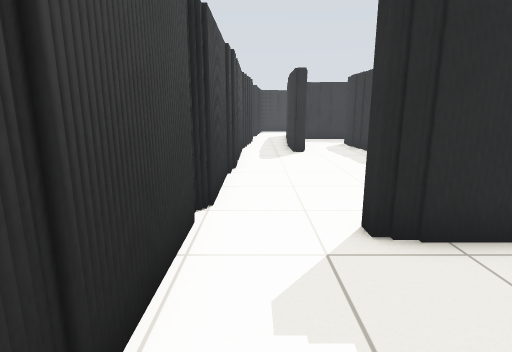
[1] (above)

22 first-person views from a walk through a Gazebo world. The camera is 1 m above the floor, tilts 12° down and sees 80° across. The floor is counted in squares, 0.5 m on a side. Each view is taken from the middle of a square. On the plan, view 1 faces up. The plan holds only what a view shows up to about 17 squares ahead; the rest is blank. The place goes on beyond the plan.

[2]
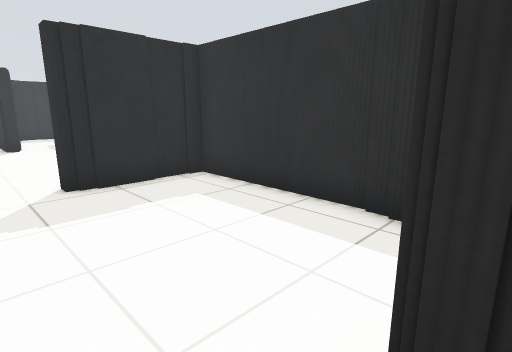

[3]
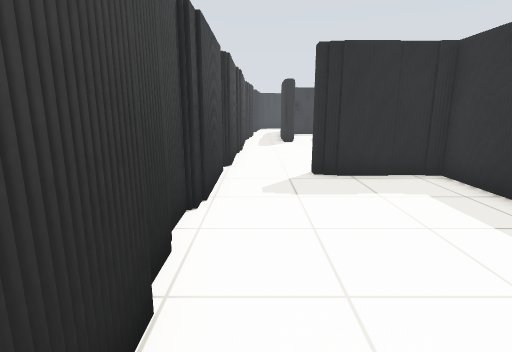

[4]
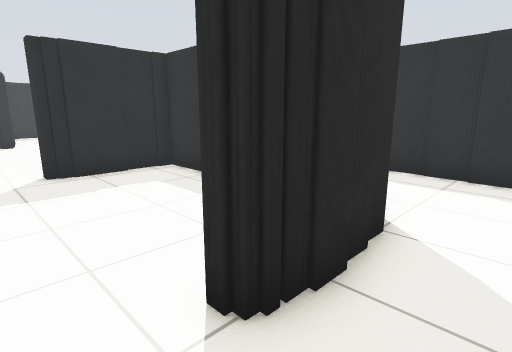

[5]
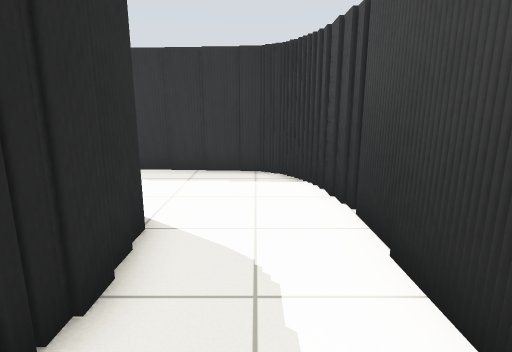

[6]
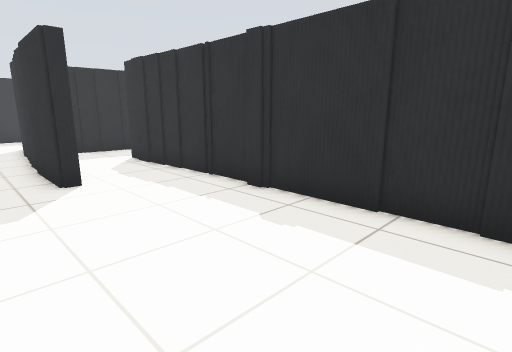

[7]
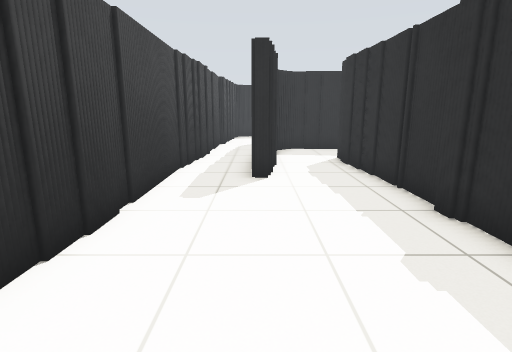

[8]
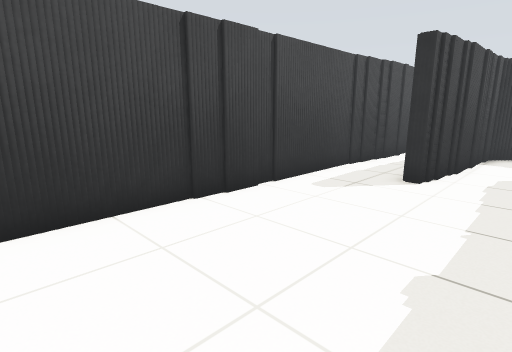

[9]
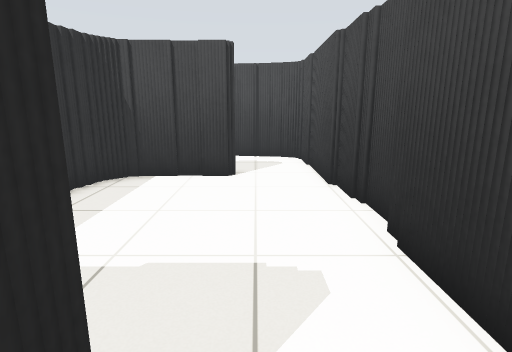

[10]
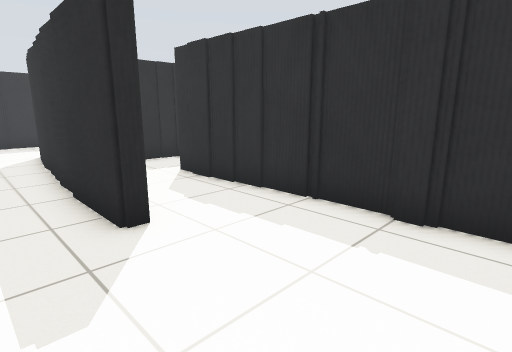

[11]
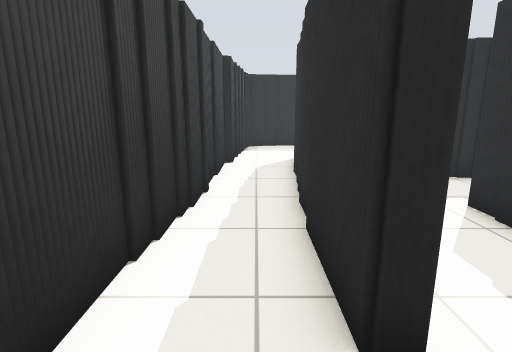

[12]
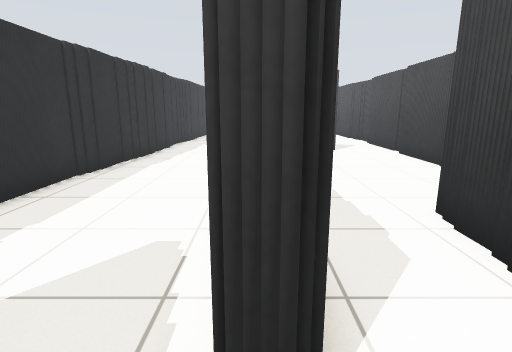

[13]
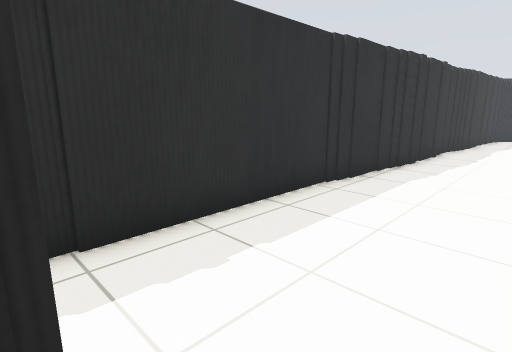

[14]
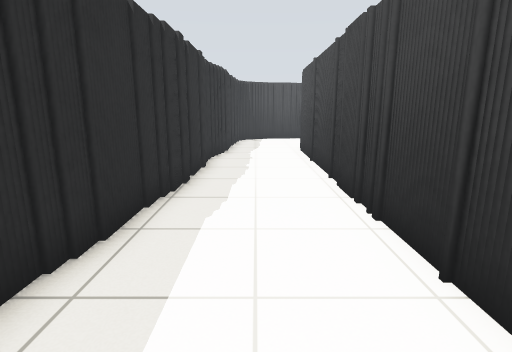

[15]
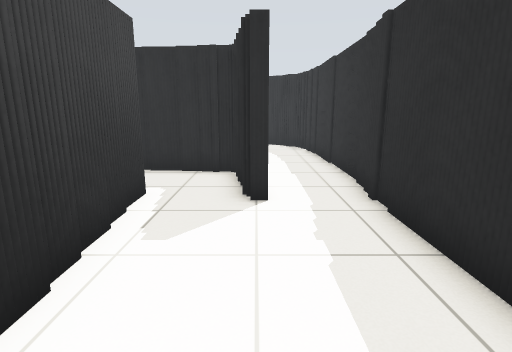

[16]
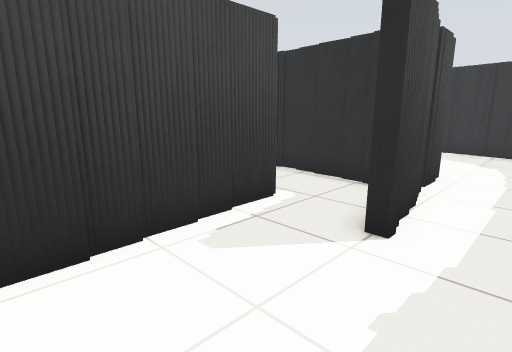

[17]
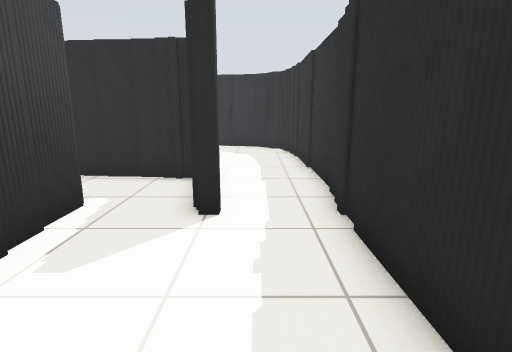

[18]
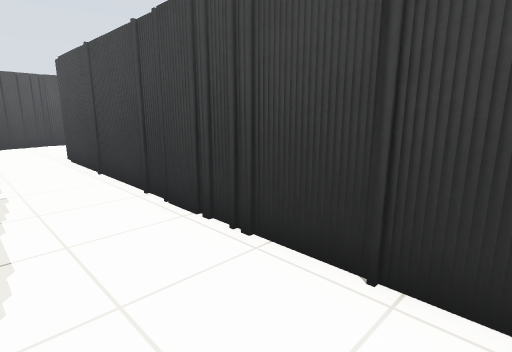

[19]
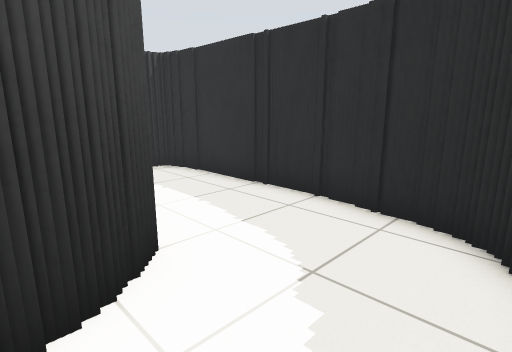

[20]
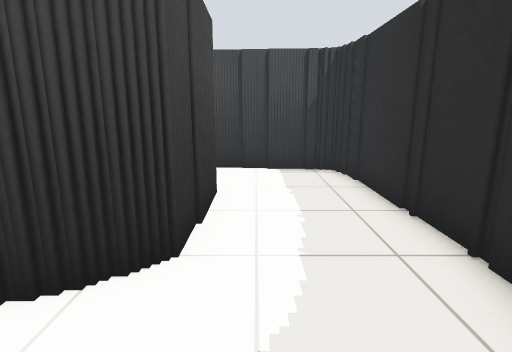

[21]
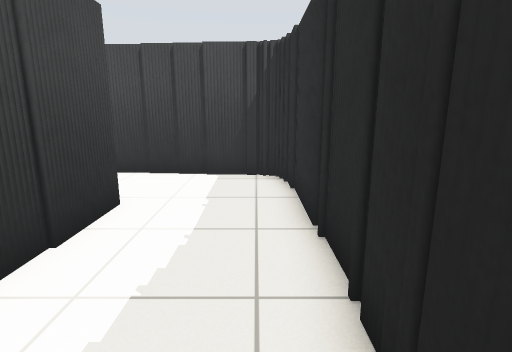

[22]
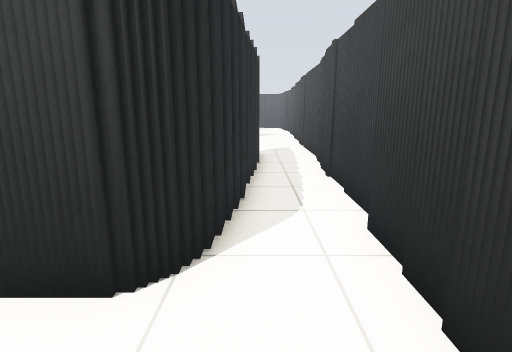

### Floor plan
Ten units are one square. View 1 is at (0, 0); x grows to the right and y downward. Boxes are objects, and circles mark ways between rooms. Rooms are numbered by the first view taken in them; rooms with no view inside come last. Other rooms are left out.
<svg viewBox="-19 -315 144 399">
<path fill="none" stroke="#000" d="M-14 -11 -14 10M19 -45 19 -51M-11 9 -11 45M59 20 59 -44 21 -44M57 26 57 19M17 42 17 34 50 34M-11 -64 -11 -10M50 42 17 42M60 79 79 79M78 77 85 77M84 75 89 75M89 73 94 73M94 69 98 69 98 64M102 64 102 54M104 55 104 6M67 -6 67 19M9 79 59 79M-2 77 11 77M-9 54 -9 69M-7 69 -7 75 -1 75M-11 45 -11 55M24 -156 24 -151 19 -151 19 -196M59 -120 59 -156M57 -115 57 -121M57 -155 57 -176M26 -175 26 -155M-9 -99 -9 -62M55 -175 55 -185M-7 -176 -7 -98M57 -185 57 -195 63 -195M-5 -186 -5 -175M21 -200 21 -206M59 -62 59 -116M23 -206 23 -240M28 -209 28 -174M30 -219 30 -208M40 -223 34 -223M46 -225 39 -225M72 -223 45 -223M25 -239 25 -246M-3 -250 -3 -185M63 -195 63 -180M86 -221 71 -221M117 -110 117 -196M67 -160 67 -6M114 -80 114 -111M112 -75 112 -81M65 -180 65 -159M93 -195 93 -187 89 -187M91 -202 91 -196M120 -199 120 -236M91 -210 91 -205M89 -218 89 -212M110 -10 110 -76M86 -236 86 -221M108 -5 108 -11M106 8 106 -6M76 -266 76 -260M81 -259 81 -250M32 -270 71 -270M30 -260 30 -266 34 -266M88 -310 14 -310M86 -246 86 -236M98 -308 84 -308M27 -245 27 -261M102 -306 96 -306M106 -303 101 -303M15 -308 5 -308 5 -296M114 -286 114 -296 108 -296M117 -265 117 -286M3 -298 3 -265M1 -266 1 -249M120 -236 120 -266"/>
<circle cx="5" cy="35" r="3" fill="#2a7"/>
<circle cx="5" cy="-55" r="3" fill="#2a7"/>
<circle cx="85" cy="5" r="3" fill="#2a7"/>
<circle cx="60" cy="-205" r="3" fill="#2a7"/>
<circle cx="10" cy="-240" r="3" fill="#2a7"/>
<circle cx="75" cy="-190" r="3" fill="#2a7"/>
<circle cx="105" cy="-240" r="3" fill="#2a7"/>
<text x="20" y="-10">1</text>
<text x="60" y="50">2</text>
<text x="30" y="-130">3</text>
<text x="70" y="-200">4</text>
<text x="90" y="-120">5</text>
<text x="60" y="-280">6</text>
</svg>
Room 1 opens to room 2. Room 1 opens to room 3. Room 2 opens to room 5. Room 3 opens to room 4. Room 3 opens to room 6. Room 4 opens to room 5. Room 5 opens to room 6.

Where each view was taken, in squares from view 1:
view 1: 0 up, 0 right, facing up
view 2: 4 down, 0 right, facing up-right
view 3: 5 down, 0 right, facing up
view 4: 6 down, 0 right, facing up-right
view 5: 6 down, 0 right, facing right
view 6: 6 up, 0 right, facing up-right
view 7: 6 up, 2 right, facing up
view 8: 6 up, 5 right, facing up-left
view 9: 6 up, 1 right, facing down
view 10: 10 up, 0 right, facing up-right
view 11: 13 up, 1 right, facing up
view 12: 21 up, 6 right, facing down
view 13: 19 up, 7 right, facing down-right
view 14: 15 up, 9 right, facing down
view 15: 12 up, 9 right, facing up
view 16: 14 up, 11 right, facing up-left
view 17: 13 up, 10 right, facing up
view 18: 13 up, 10 right, facing down-left
view 19: 25 up, 11 right, facing up-left
view 20: 28 up, 11 right, facing left
view 21: 30 up, 10 right, facing left
view 22: 30 up, 2 right, facing down
